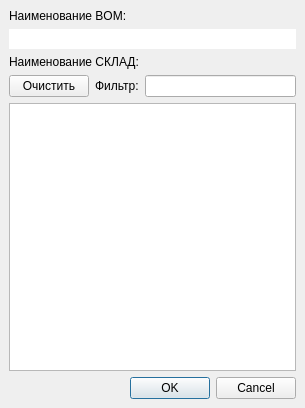
<ui version="4.0" >
 <class>BomAddDialog2</class>
 <widget class="QDialog" name="BomAddDialog2" >
  <property name="geometry" >
   <rect>
    <x>0</x>
    <y>0</y>
    <width>305</width>
    <height>408</height>
   </rect>
  </property>
  <property name="windowTitle" >
   <string>Dialog</string>
  </property>
  <layout class="QVBoxLayout" >
   <property name="margin" >
    <number>9</number>
   </property>
   <property name="spacing" >
    <number>6</number>
   </property>
   <item>
    <widget class="QLabel" name="label" >
     <property name="text" >
      <string>Наименование BOM:</string>
     </property>
    </widget>
   </item>
   <item>
    <widget class="QLineEdit" name="le" >
     <property name="frame" >
      <bool>false</bool>
     </property>
     <property name="readOnly" >
      <bool>true</bool>
     </property>
    </widget>
   </item>
   <item>
    <widget class="QLabel" name="label_2" >
     <property name="text" >
      <string>Наименование СКЛАД:</string>
     </property>
    </widget>
   </item>
   <item>
    <layout class="QHBoxLayout" >
     <property name="margin" >
      <number>0</number>
     </property>
     <property name="spacing" >
      <number>6</number>
     </property>
     <item>
      <widget class="QPushButton" name="pb1" >
       <property name="text" >
        <string>Очистить</string>
       </property>
      </widget>
     </item>
     <item>
      <widget class="QLabel" name="label_3" >
       <property name="text" >
        <string>Фильтр:</string>
       </property>
      </widget>
     </item>
     <item>
      <widget class="QLineEdit" name="le2" />
     </item>
    </layout>
   </item>
   <item>
    <widget class="QTableWidget" name="tw" />
   </item>
   <item>
    <widget class="QDialogButtonBox" name="buttonBox" >
     <property name="orientation" >
      <enum>Qt::Horizontal</enum>
     </property>
     <property name="standardButtons" >
      <set>QDialogButtonBox::Cancel|QDialogButtonBox::NoButton|QDialogButtonBox::Ok</set>
     </property>
    </widget>
   </item>
  </layout>
 </widget>
 <resources/>
 <connections>
  <connection>
   <sender>buttonBox</sender>
   <signal>accepted()</signal>
   <receiver>BomAddDialog2</receiver>
   <slot>accept()</slot>
   <hints>
    <hint type="sourcelabel" >
     <x>248</x>
     <y>254</y>
    </hint>
    <hint type="destinationlabel" >
     <x>157</x>
     <y>274</y>
    </hint>
   </hints>
  </connection>
  <connection>
   <sender>buttonBox</sender>
   <signal>rejected()</signal>
   <receiver>BomAddDialog2</receiver>
   <slot>reject()</slot>
   <hints>
    <hint type="sourcelabel" >
     <x>316</x>
     <y>260</y>
    </hint>
    <hint type="destinationlabel" >
     <x>286</x>
     <y>274</y>
    </hint>
   </hints>
  </connection>
 </connections>
</ui>
